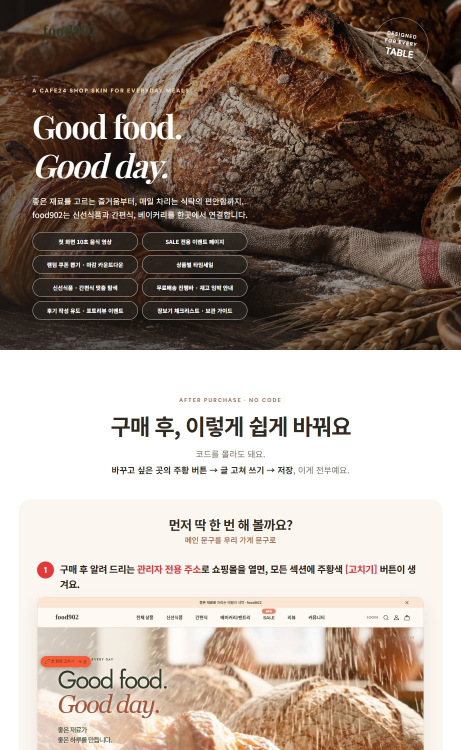
#> input picture designcenter/food902/detail-01.jpg, 922 x 1500 px, given in place of desk.png, which was not available (shown at 1/2 size)
$ python listing-images.py
#> lines starting #> are read from the running program, lines starting #| are printed output that depends on the picture; after the words box and inside, x2 and y2 are one past the last pixel; in counts of white or black regions, pixels touching at a corner belong together; pictures that were not available may be replaced by others from this repository, and a replacement may not be noted
# 디자인센터 등록 이미지 3장 만들기 (파트너센터 규격)
#   py docs/tools/designcenter/listing-images.py
# 입력 : _deploy/dc/desk.png (PC 1280×820) · mobile-list / mobile-sale / mobile-style.png (휴대폰 390×844 @2x) — dcshot.js 로 찍는다
#        3장이 서로 다른 화면이 되게 : 대표 = PC 첫 화면 + 휴대폰 상품 목록, 진열 = 휴대폰 SALE, 썸네일 = 휴대폰 스타일 고르기
# 출력 : _deploy/dc/main.jpg 372×372 (대표) · display.jpg 330×489 (진열) · thumb.jpg 330×450 (썸네일)
#        파일 이름에 한글·숫자를 넣지 않는다 (파트너센터 안내 : 안 보일 수 있음)
import os
from PIL import Image, ImageDraw, ImageFilter

DC = os.path.join(os.path.dirname(__file__), '..', '..', '..', '_deploy', 'dc')
desk = Image.open(os.path.join(DC, 'desk.png')).convert('RGB')
#> desk is the input picture: PIL image 922x1500 RGB; mean R, G, B 162.5, 147.6, 137
mob = Image.open(os.path.join(DC, 'mobile-list.png')).convert('RGB')
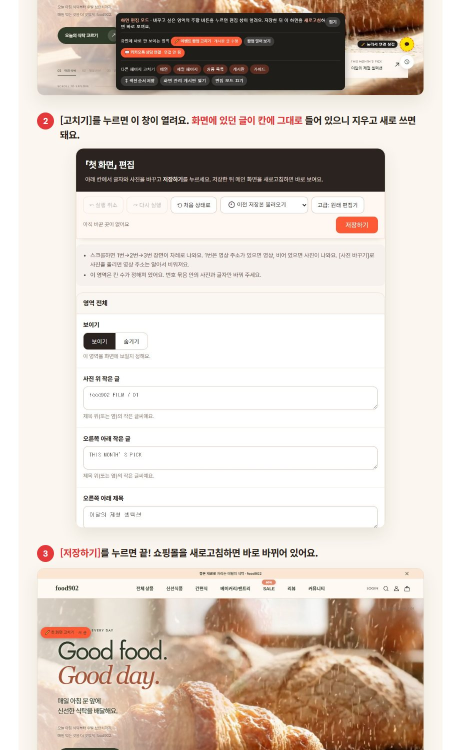
#> input picture designcenter/food902/detail-02.jpg, 922 x 1500 px, given in place of mobile-list.png, which was not available (shown at 1/2 size)
#> mob is the input picture: PIL image 922x1500 RGB; mean R, G, B 217.7, 206.5, 197.7
MOB = {'display': 'mobile-sale.png', 'thumb': 'mobile-style.png'}
BG = (240, 240, 240, 255)          # 바탕색 (연회색 — 쇼핑몰 흑백 톤)

def rr(im, r):
    m = Image.new('L', im.size, 0); ImageDraw.Draw(m).rounded_rectangle([0, 0, im.size[0] - 1, im.size[1] - 1], r, fill=255); return m

def shadow(canvas, box, r, blur=10, off=(0, 6), alpha=70):
    s = Image.new('RGBA', canvas.size, (0, 0, 0, 0)); d = ImageDraw.Draw(s)
    x0, y0, x1, y1 = box; d.rounded_rectangle([x0 + off[0], y0 + off[1], x1 + off[0], y1 + off[1]], r, fill=(40, 30, 20, alpha))
    canvas.alpha_composite(s.filter(ImageFilter.GaussianBlur(blur)))

# 대표 372×372 : PC 화면 + 휴대폰 화면을 겹쳐서
W = 372; c = Image.new('RGBA', (W, W), BG)
dw = 330; dh = int(dw * desk.height / desk.width); d = desk.resize((dw, dh), Image.LANCZOS)
#> after `dh = int(dw * desk.height / desk.width)`: dh = 536
dx, dy = 12, 40; shadow(c, (dx, dy, dx + dw, dy + dh), 8); c.paste(d, (dx, dy), rr(d, 8))
#> in shadow, `s = Image.new('RGBA', canvas.size, (0, 0, 0, 0))`: s: PIL image 372x372 RGBA; every value is 0
#> in rr, `m = Image.new('L', im.size, 0)`: m: PIL image 330x536 L; every value is 0
#> in rr, `ImageDraw.Draw(m).rounded_rectangle([0, 0, im.size[0] - 1, im.size[1] `:
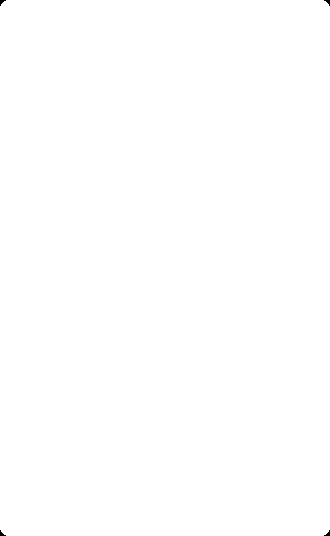
#> m: PIL image 330x536 L; 100% white; 4 black regions (4 under 20 px)
mw = 112; mh = int(mw * 1.95); m = mob.crop((0, 0, mob.width, int(mob.width * 1.95))).resize((mw, mh), Image.LANCZOS)
#> after `m = mob.crop((0, 0, mob.width, int(mob.width * 1.95))).resize((mw, mh)`:
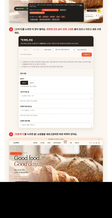
#> m: PIL image 112x218 RGB; mean R, G, B 181.6, 172.3, 165
mx, my = W - mw - 14, W - mh - 14; shadow(c, (mx - 4, my - 4, mx + mw + 4, my + mh + 4), 16, 12, (0, 8), 90)
#> call 2 of shadow, with box = (242, 136, 362, 362), r = 16, blur = 12, off = (0, 8), alpha = 90
#> in shadow (call 2), `canvas.alpha_composite(s.filter(ImageFilter.GaussianBlur(blur)))`:
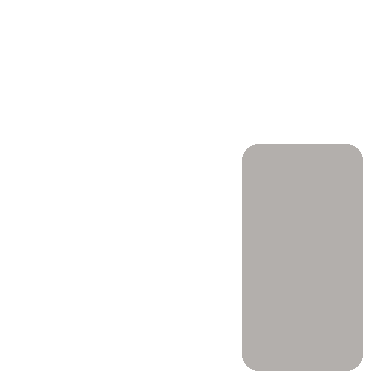
#> s: PIL image 372x372 RGBA; mean R, G, B, A 7.9, 5.9, 3.9, 17.7; transparent parts drawn white
frame = Image.new('RGBA', (mw + 8, mh + 8), (17, 17, 17, 255)); c.paste(frame, (mx - 4, my - 4), rr(frame, 16)); c.paste(m, (mx, my), rr(m, 12))
#> in rr (call 2), `m = Image.new('L', im.size, 0)`: m: PIL image 120x226 L; every value is 0
#> in rr (call 2), `ImageDraw.Draw(m).rounded_rectangle([0, 0, im.size[0] - 1, im.size[1] `: m: PIL image 120x226 L; 99.1% white; 4 black regions, box (x1, y1, x2, y2) and area: (0, 0, 13, 13) 61, (107, 0, 120, 13) 61, (0, 213, 13, 226) 61, (107, 213, 120, 226) 61
#> call 3 of rr, with r = 12
#> in rr (call 3), `m = Image.new('L', im.size, 0)`: m: PIL image 112x218 L; every value is 0
#> in rr (call 3), `ImageDraw.Draw(m).rounded_rectangle([0, 0, im.size[0] - 1, im.size[1] `:
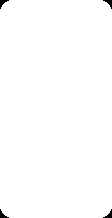
#> m: PIL image 112x218 L; 99.4% white; 4 black regions, box (x1, y1, x2, y2) and area: (0, 0, 9, 9) 34, (103, 0, 112, 9) 34, (0, 209, 9, 218) 34, (103, 209, 112, 218) 34
#> after `c.paste(m, (mx, my), rr(m, 12))`:
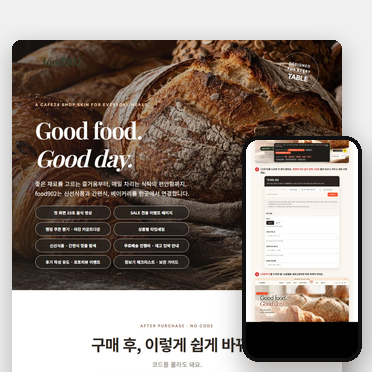
#> c: PIL image 372x372 RGBA; mean R, G, B, A 146.5, 134.7, 127, 255
c.convert('RGB').save(os.path.join(DC, 'main.jpg'), quality=90)

# 진열 330×489 · 썸네일 330×450 : 휴대폰 화면 윗부분 (각각 다른 화면)
for name, (w, h) in [('display', (330, 489)), ('thumb', (330, 450))]:
    src = Image.open(os.path.join(DC, MOB[name])).convert('RGB')
    ch = int(src.width * h / w)
#> ch = 1366
    src.crop((0, 0, src.width, ch)).resize((w, h), Image.LANCZOS).save(os.path.join(DC, name + '.jpg'), quality=90)
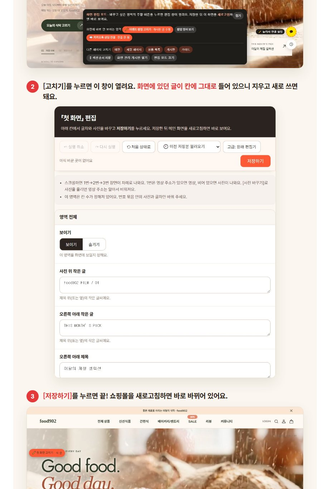
#> saved as display.jpg: PIL image 330x489 RGB; mean R, G, B 219.4, 210.6, 203.5
#> (the run stopped early here; a loop or call above may not have finished)
